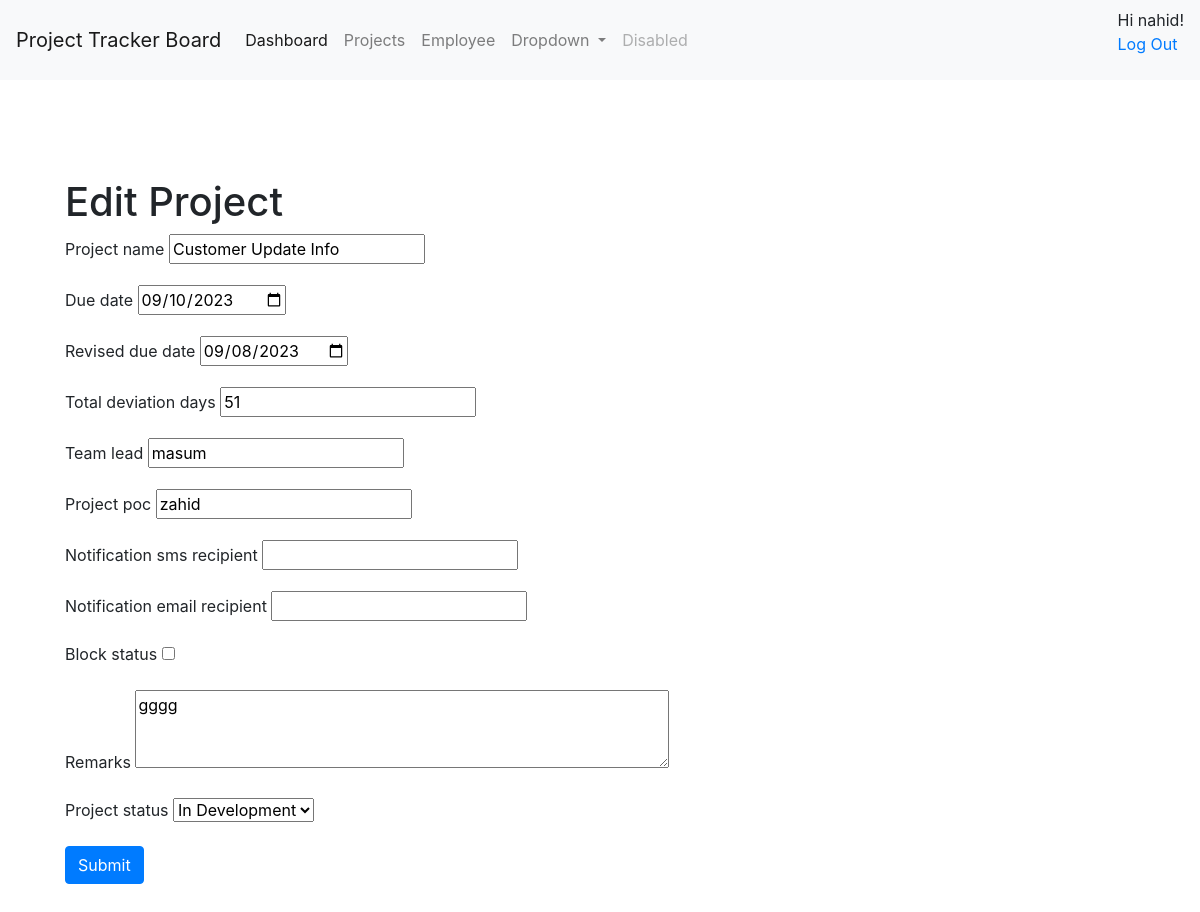
The app's page /project/edit/2 (signed in), older data.
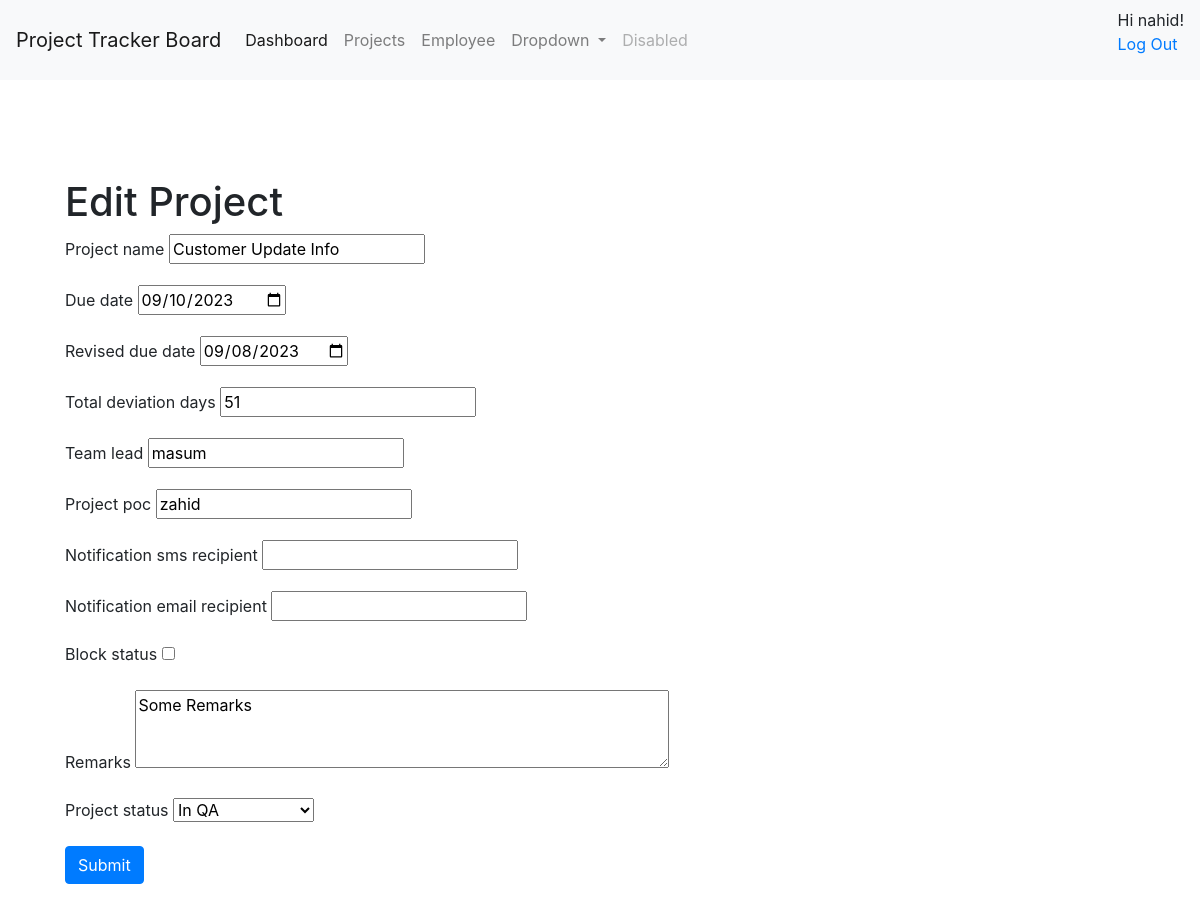
The same page, newer data.
### employee/models.py (models this page shows)
class Project(models.Model):
    PROJECT_STATUS = PROJECT_STATUS_CHOICES
    project_id = models.AutoField(primary_key=True)
    project_name = models.CharField(max_length=100)
    due_date=models.DateField()
    revised_due_date=models.DateField()
    total_deviation_days=models.IntegerField(default=0)
    team_lead=models.CharField(max_length=50,blank=True)
    project_poc=models.CharField(max_length=50,blank=True)
    notification_sms_recipient=models.CharField(max_length=100, blank=True)
    notification_email_recipient=models.CharField(max_length=100, blank=True)
    block_status=models.BooleanField(default=False)
    inserted_by=models.CharField(max_length=250,default="admin",blank=True)
    insert_date=models.DateTimeField(auto_now_add=True)
    updated_by=models.CharField(max_length=250,default="admin",blank=True)
    update_date=models.DateTimeField(auto_now_add=True)
    remarks=models.CharField(max_length=250,blank=True)
    project_status = models.CharField(max_length=20, choices=PROJECT_STATUS)
    class Meta:
        managed = True
        db_table = "project"

### employee/views_project.py (the view)
# urls.py: path('project/edit/<int:id>', views_project.edit),
@login_required
def edit(request, id):
    logger.warning("edit called------------->with"+request.method);
    project = get_object_or_404(Project, pk=id)
    if request.method == 'POST':
        form = ProjectForm(request.POST, instance=project)
        messages.error(request,form.errors)
        if form.is_valid():
            form.save()
            return redirect('/project/index')
    else:
        form = ProjectForm(instance=project)
    return render(request, 'project/edit.html', {'form': form, 'project': project})

### employee/forms.py (shortened to what this page needs)
class ProjectForm(forms.ModelForm):
    project_status = forms.ChoiceField(choices=PROJECT_STATUS_CHOICES, initial='initiated')
    class Meta:
        model = Project
        fields = "__all__"
        exclude=['inserted_by','updated_by']
        widgets = {
            'due_date': DateInput(),
            'revised_due_date': DateInput() ,
            'remarks': forms.Textarea(attrs={'rows': 3, 'cols': 50}),
        }

### employee/templates/project/edit.html (shortened to what this page needs)
{% extends "base.html" %} {% block content %}
<div class="container mt-5">
  <h1>Edit Project</h1>
  <form method="post" class="form">
    {% for field in form %}
      <div class="form-group">
        <label for="{{ field.id_for_label }}" class="form-label">{{ field.label }}</label>
        {{ field }}
      </div>
    {% endfor %}
    <button type="submit" class="btn btn-primary">Submit</button>
  </form>
</div>
{% endblock %}

Row changes from the older to the newer data that the page shows:
changed Project "Customer Update Info": remarks "gggg" → "Some Remarks"; project_status "In Development" → "In QA"
